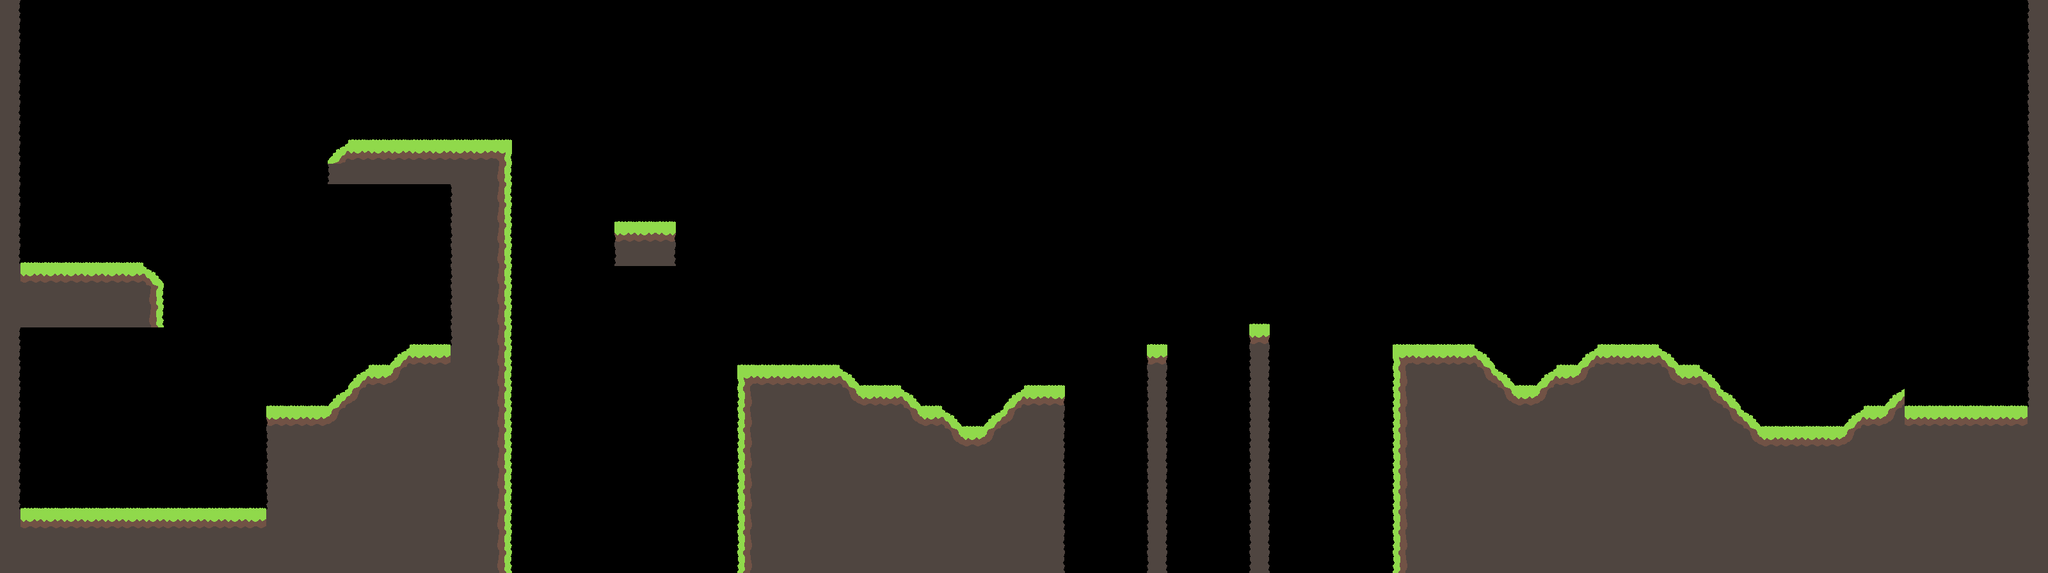

A 2D game scene composited from a Tiled map and its tileset images. What follows is a short description and the map's XML, with every tile layer's data as written:
An orthogonal 100x28 tile map with 32x32 px tiles, 1 tile layer (Tile Layer 1) and 3 objects (player, sheep, endzone).

<map version="1.0" tiledversion="1.0.3" orientation="orthogonal" renderorder="right-up" width="100" height="28" tilewidth="32" tileheight="32" nextobjectid="5">
 <tileset firstgid="1" source="main.tsx" />
 <layer name="Tile Layer 1" width="100" height="28">
  <data encoding="csv">
15,0,0,0,0,0,0,0,0,0,0,0,0,0,0,0,0,0,0,0,0,0,0,0,0,0,0,0,0,0,0,0,0,0,0,0,0,0,0,0,0,0,0,0,0,0,0,0,0,0,0,0,0,0,0,0,0,0,0,0,0,0,0,0,0,0,0,0,0,0,0,0,0,0,0,0,0,0,0,0,0,0,0,0,0,0,0,0,0,0,0,0,0,0,0,0,0,0,0,25,
15,0,0,0,0,0,0,0,0,0,0,0,0,0,0,0,0,0,0,0,0,0,0,0,0,0,0,0,0,0,0,0,0,0,0,0,0,0,0,0,0,0,0,0,0,0,0,0,0,0,0,0,0,0,0,0,0,0,0,0,0,0,0,0,0,0,0,0,0,0,0,0,0,0,0,0,0,0,0,0,0,0,0,0,0,0,0,0,0,0,0,0,0,0,0,0,0,0,0,25,
15,0,0,0,0,0,0,0,0,0,0,0,0,0,0,0,0,0,0,0,0,0,0,0,0,0,0,0,0,0,0,0,0,0,0,0,0,0,0,0,0,0,0,0,0,0,0,0,0,0,0,0,0,0,0,0,0,0,0,0,0,0,0,0,0,0,0,0,0,0,0,0,0,0,0,0,0,0,0,0,0,0,0,0,0,0,0,0,0,0,0,0,0,0,0,0,0,0,0,25,
15,0,0,0,0,0,0,0,0,0,0,0,0,0,0,0,0,0,0,0,0,0,0,0,0,0,0,0,0,0,0,0,0,0,0,0,0,0,0,0,0,0,0,0,0,0,0,0,0,0,0,0,0,0,0,0,0,0,0,0,0,0,0,0,0,0,0,0,0,0,0,0,0,0,0,0,0,0,0,0,0,0,0,0,0,0,0,0,0,0,0,0,0,0,0,0,0,0,0,25,
15,0,0,0,0,0,0,0,0,0,0,0,0,0,0,0,0,0,0,0,0,0,0,0,0,0,0,0,0,0,0,0,0,0,0,0,0,0,0,0,0,0,0,0,0,0,0,0,0,0,0,0,0,0,0,0,0,0,0,0,0,0,0,0,0,0,0,0,0,0,0,0,0,0,0,0,0,0,0,0,0,0,0,0,0,0,0,0,0,0,0,0,0,0,0,0,0,0,0,25,
15,0,0,0,0,0,0,0,0,0,0,0,0,0,0,0,0,0,0,0,0,0,0,0,0,0,0,0,0,0,0,0,0,0,0,0,0,0,0,0,0,0,0,0,0,0,0,0,0,0,0,0,0,0,0,0,0,0,0,0,0,0,0,0,0,0,0,0,0,0,0,0,0,0,0,0,0,0,0,0,0,0,0,0,0,0,0,0,0,0,0,0,0,0,0,0,0,0,0,25,
15,0,0,0,0,0,0,0,0,0,0,0,0,0,0,0,0,22,22,22,22,22,22,22,22,0,0,0,0,0,0,0,0,0,0,0,0,0,0,0,0,0,0,0,0,0,0,0,0,0,0,0,0,0,0,0,0,0,0,0,0,0,0,0,0,0,0,0,0,0,0,0,0,0,0,0,0,0,0,0,0,0,0,0,0,0,0,0,0,0,0,0,0,0,0,0,0,0,0,25,
15,0,0,0,0,0,0,0,0,0,0,0,0,0,0,0,2,1,1,1,1,1,1,1,19,0,0,0,0,0,0,0,0,0,0,0,0,0,0,0,0,0,0,0,0,0,0,0,0,0,0,0,0,0,0,0,0,0,0,0,0,0,0,0,0,0,0,0,0,0,0,0,0,0,0,0,0,0,0,0,0,0,0,0,0,0,0,0,0,0,0,0,0,0,0,0,0,0,0,25,
15,0,0,0,0,0,0,0,0,0,0,0,0,0,0,0,25,23,23,23,23,23,23,23,24,0,0,0,0,0,0,0,0,0,0,0,0,0,0,0,0,0,0,0,0,0,0,0,0,0,0,0,0,0,0,0,0,0,0,0,0,0,0,0,0,0,0,0,0,0,0,0,0,0,0,0,0,0,0,0,0,0,0,0,0,0,0,0,0,0,0,0,0,0,0,0,0,0,0,25,
15,0,0,0,0,0,0,0,0,0,0,0,0,0,0,0,0,0,0,0,0,0,25,23,24,0,0,0,0,0,0,0,0,0,0,0,0,0,0,0,0,0,0,0,0,0,0,0,0,0,0,0,0,0,0,0,0,0,0,0,0,0,0,0,0,0,0,0,0,0,0,0,0,0,0,0,0,0,0,0,0,0,0,0,0,0,0,0,0,0,0,0,0,0,0,0,0,0,0,25,
15,0,0,0,0,0,0,0,0,0,0,0,0,0,0,0,0,0,0,0,0,0,25,23,24,0,0,0,0,0,22,22,22,0,0,0,0,0,0,0,0,0,0,0,0,0,0,0,0,0,0,0,0,0,0,0,0,0,0,0,0,0,0,0,0,0,0,0,0,0,0,0,0,0,0,0,0,0,0,0,0,0,0,0,0,0,0,0,0,0,0,0,0,0,0,0,0,0,0,25,
15,0,0,0,0,0,0,0,0,0,0,0,0,0,0,0,0,0,0,0,0,0,25,23,24,0,0,0,0,0,20,1,10,0,0,0,0,0,0,0,0,0,0,0,0,0,0,0,0,0,0,0,0,0,0,0,0,0,0,0,0,0,0,0,0,0,0,0,0,0,0,0,0,0,0,0,0,0,0,0,0,0,0,0,0,0,0,0,0,0,0,0,0,0,0,0,0,0,0,25,
15,22,22,22,22,22,22,0,0,0,0,0,0,0,0,0,0,0,0,0,0,0,25,23,24,0,0,0,0,0,25,23,15,0,0,0,0,0,0,0,0,0,0,0,0,0,0,0,0,0,0,0,0,0,0,0,0,0,0,0,0,0,0,0,0,0,0,0,0,0,0,0,0,0,0,0,0,0,0,0,0,0,0,0,0,0,0,0,0,0,0,0,0,0,0,0,0,0,0,25,
23,1,1,1,1,1,1,3,0,0,0,0,0,0,0,0,0,0,0,0,0,0,25,23,24,0,0,0,0,0,0,0,0,0,0,0,0,0,0,0,0,0,0,0,0,0,0,0,0,0,0,0,0,0,0,0,0,0,0,0,0,0,0,0,0,0,0,0,0,0,0,0,0,0,0,0,0,0,0,0,0,0,0,0,0,0,0,0,0,0,0,0,0,0,0,0,0,0,0,25,
23,23,23,23,23,23,23,24,0,0,0,0,0,0,0,0,0,0,0,0,0,0,25,23,24,0,0,0,0,0,0,0,0,0,0,0,0,0,0,0,0,0,0,0,0,0,0,0,0,0,0,0,0,0,0,0,0,0,0,0,0,0,0,0,0,0,0,0,0,0,0,0,0,0,0,0,0,0,0,0,0,0,0,0,0,0,0,0,0,0,0,0,0,0,0,0,0,0,0,25,
23,23,23,23,23,23,23,24,0,0,0,0,0,0,0,0,0,0,0,0,0,0,25,23,24,0,0,0,0,0,0,0,0,0,0,0,0,0,0,0,0,0,0,0,0,0,0,0,0,0,0,0,0,0,0,0,0,0,0,0,0,22,0,0,0,0,0,0,0,0,0,0,0,0,0,0,0,0,0,0,0,0,0,0,0,0,0,0,0,0,0,0,0,0,0,0,0,0,0,25,
15,0,0,0,0,0,0,0,0,0,0,0,0,0,0,0,0,0,0,0,22,22,25,23,24,0,0,0,0,0,0,0,0,0,0,0,0,0,0,0,0,0,0,0,0,0,0,0,0,0,0,0,0,0,0,0,22,0,0,0,0,9,0,0,0,0,0,0,22,22,22,22,0,0,0,0,0,0,22,22,22,0,0,0,0,0,0,0,0,0,0,0,0,0,0,0,0,0,0,25,
15,0,0,0,0,0,0,0,0,0,0,0,0,0,0,0,0,0,22,2,1,1,23,23,24,0,0,0,0,0,0,0,0,0,0,0,22,22,22,22,22,0,0,0,0,0,0,0,0,0,0,0,0,0,0,0,9,0,0,0,0,14,0,0,0,0,0,0,16,1,1,1,3,0,0,0,22,2,1,1,1,3,22,0,0,0,0,0,0,0,0,0,0,0,0,0,0,0,0,25,
15,0,0,0,0,0,0,0,0,0,0,0,0,0,0,0,0,2,1,7,23,23,23,23,24,0,0,0,0,0,0,0,0,0,0,0,16,1,1,1,1,3,22,22,0,0,0,0,0,0,22,22,0,0,0,0,14,0,0,0,0,14,0,0,0,0,0,0,21,23,23,23,8,3,22,2,1,7,23,23,23,8,1,3,0,0,0,0,0,0,0,0,0,0,0,0,0,0,0,25,
15,0,0,0,0,0,0,0,0,0,0,0,0,22,22,22,2,7,23,23,23,23,23,23,24,0,0,0,0,0,0,0,0,0,0,0,21,23,23,23,23,8,1,1,3,22,0,0,0,2,1,10,0,0,0,0,14,0,0,0,0,14,0,0,0,0,0,0,21,23,23,23,23,8,1,7,23,23,23,23,23,23,23,8,3,0,0,0,0,0,0,22,2,22,22,22,22,22,22,25,
15,0,0,0,0,0,0,0,0,0,0,0,0,20,1,1,7,23,23,23,23,23,23,23,24,0,0,0,0,0,0,0,0,0,0,0,21,23,23,23,23,23,23,23,8,1,3,22,2,7,23,15,0,0,0,0,14,0,0,0,0,14,0,0,0,0,0,0,21,23,23,23,23,23,23,23,23,23,23,23,23,23,23,23,8,3,22,22,22,22,2,1,7,1,1,1,1,1,1,23,
15,0,0,0,0,0,0,0,0,0,0,0,0,25,23,23,23,23,23,23,23,23,23,23,24,0,0,0,0,0,0,0,0,0,0,0,21,23,23,23,23,23,23,23,23,23,8,1,7,23,23,15,0,0,0,0,14,0,0,0,0,14,0,0,0,0,0,0,21,23,23,23,23,23,23,23,23,23,23,23,23,23,23,23,23,8,1,1,1,1,7,23,23,23,23,23,23,23,23,23,
15,0,0,0,0,0,0,0,0,0,0,0,0,25,23,23,23,23,23,23,23,23,23,23,24,0,0,0,0,0,0,0,0,0,0,0,21,23,23,23,23,23,23,23,23,23,23,23,23,23,23,15,0,0,0,0,14,0,0,0,0,14,0,0,0,0,0,0,21,23,23,23,23,23,23,23,23,23,23,23,23,23,23,23,23,23,23,23,23,23,23,23,23,23,23,23,23,23,23,23,
15,0,0,0,0,0,0,0,0,0,0,0,0,25,23,23,23,23,23,23,23,23,23,23,24,0,0,0,0,0,0,0,0,0,0,0,21,23,23,23,23,23,23,23,23,23,23,23,23,23,23,15,0,0,0,0,14,0,0,0,0,14,0,0,0,0,0,0,21,23,23,23,23,23,23,23,23,23,23,23,23,23,23,23,23,23,23,23,23,23,23,23,23,23,23,23,23,23,23,23,
15,22,22,22,22,22,22,22,22,22,22,22,22,25,23,23,23,23,23,23,23,23,23,23,24,0,0,0,0,0,0,0,0,0,0,0,21,23,23,23,23,23,23,23,23,23,23,23,23,23,23,15,0,0,0,0,14,0,0,0,0,14,0,0,0,0,0,0,21,23,23,23,23,23,23,23,23,23,23,23,23,23,23,23,23,23,23,23,23,23,23,23,23,23,23,23,23,23,23,23,
23,1,1,1,1,1,1,1,1,1,1,1,1,23,23,23,23,23,23,23,23,23,23,23,24,0,0,0,0,0,0,0,0,0,0,0,21,23,23,23,23,23,23,23,23,23,23,23,23,23,23,15,0,0,0,0,14,0,0,0,0,14,0,0,0,0,0,0,21,23,23,23,23,23,23,23,23,23,23,23,23,23,23,23,23,23,23,23,23,23,23,23,23,23,23,23,23,23,23,23,
23,23,23,23,23,23,23,23,23,23,23,23,23,23,23,23,23,23,23,23,23,23,23,23,24,0,0,0,0,0,0,0,0,0,0,0,21,23,23,23,23,23,23,23,23,23,23,23,23,23,23,15,0,0,0,0,14,0,0,0,0,14,0,0,0,0,0,0,21,23,23,23,23,23,23,23,23,23,23,23,23,23,23,23,23,23,23,23,23,23,23,23,23,23,23,23,23,23,23,23,
23,23,23,23,23,23,23,23,23,23,23,23,23,23,23,23,23,23,23,23,23,23,23,23,24,0,0,0,0,0,0,0,0,0,0,0,21,23,23,23,23,23,23,23,23,23,23,23,23,23,23,15,0,0,0,0,14,0,0,0,0,14,0,0,0,0,0,0,21,23,23,23,23,23,23,23,23,23,23,23,23,23,23,23,23,23,23,23,23,23,23,23,23,23,23,23,23,23,23,23
</data>
 </layer>
 <objectgroup name="entity">
  <object id="1" name="player" type="player" x="2816" y="512" width="32" height="32" />
  <object id="3" name="sheep" type="sheep" x="160" y="768" width="32" height="32">
   <properties>
    <property name="number" type="int" value="2" />
   </properties>
  </object>
  <object id="4" name="endzone" x="2976" y="608" width="192" height="32" />
 </objectgroup>
</map>